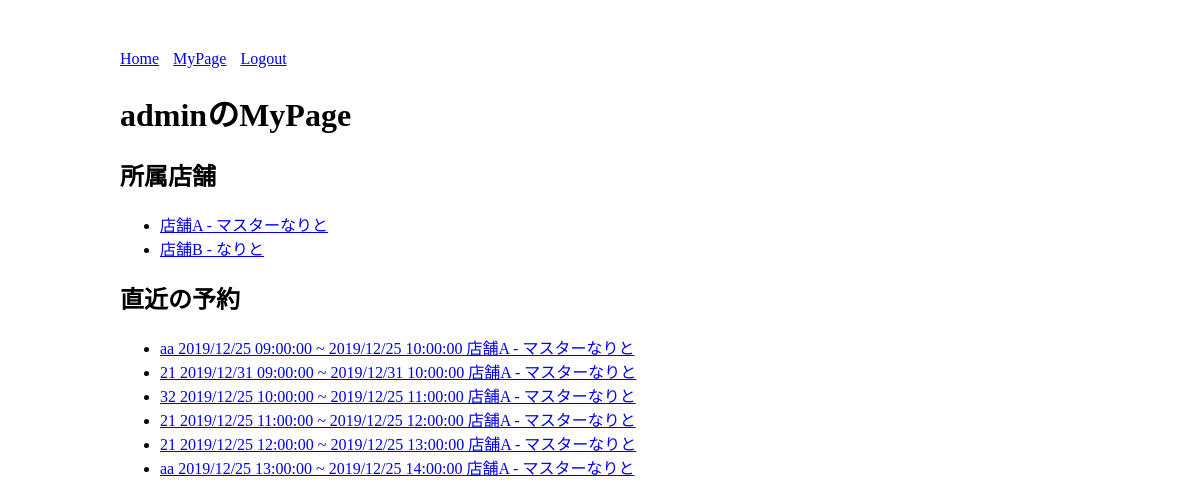
Before: /mypage/1/ (signed in) with the older database file.
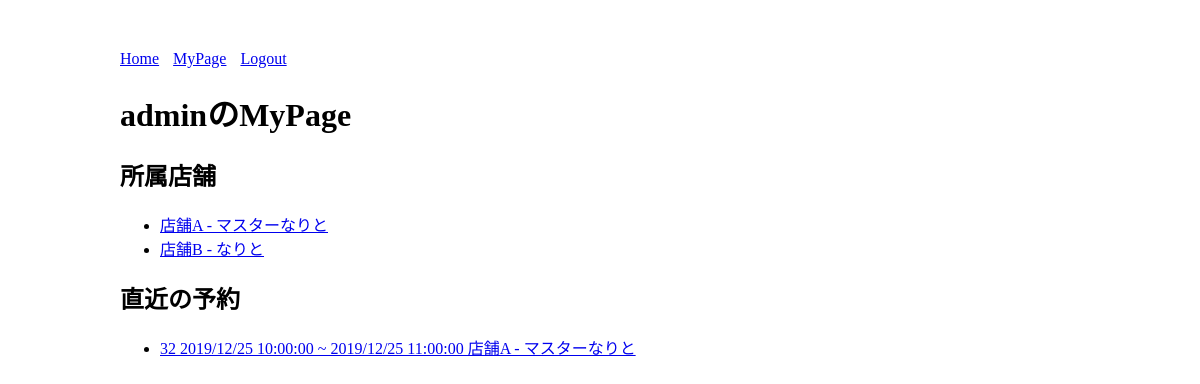
After: the same page with the newer database file.
### booking/models.py (models this page shows, shortened)
class Staff(models.Model):
    name = models.CharField('表示名', max_length=50)
    user = models.ForeignKey(
        settings.AUTH_USER_MODEL, verbose_name='ログインユーザー', on_delete=models.CASCADE
    )
    store = models.ForeignKey(Store, verbose_name='店舗', on_delete=models.CASCADE)
    class Meta:
        constraints = [
            models.UniqueConstraint(fields=['user', 'store'], name='unique_staff'),
        ]
    def __str__(self):
        return f'{self.store.name} - {self.name}'

class Store(models.Model):
    name = models.CharField('店名', max_length=255)

class Schedule(models.Model):
    start = models.DateTimeField('開始時間')
    end = models.DateTimeField('終了時間')
    name = models.CharField('予約者名', max_length=255)
    staff = models.ForeignKey('Staff', verbose_name='施術者', on_delete=models.CASCADE)
    def __str__(self):
        start = timezone.localtime(self.start).strftime('%Y/%m/%d %H:%M:%S')
        end = timezone.localtime(self.end).strftime('%Y/%m/%d %H:%M:%S')
        return f'{self.name} {start} ~ {end} {self.staff}'

### booking/views.py (the view)
# urls.py: path('mypage/<int:pk>/', views.MyPageWithPk.as_view(), name='my_page_with_pk'),
class MyPageWithPk(OnlyUserMixin, generic.TemplateView):
    template_name = 'booking/my_page.html'
    def get_context_data(self, **kwargs):
        context = super().get_context_data(**kwargs)
        context['staff_list'] = Staff.objects.filter(user__pk=self.kwargs['pk'])
        context['schedule_list'] = Schedule.objects.filter(staff__user__pk=self.kwargs['pk'])
        return context

### booking/views.py (called while the page is built)
    def test_func(self):
        return self.kwargs['pk'] == self.request.user.pk or self.request.user.is_superuser

### booking/templates/booking/my_page.html
{% extends 'booking/base.html' %}
{% block content %}
    <h1>{{ user.username }}のMyPage</h1>
    <h2>所属店舗</h2>
    <ul>
        {% for staff in staff_list %}
            <li><a href="{% url 'booking:my_page_calendar' staff.pk %}">{{ staff }}</a></li>
        {% empty %}
            <li>まだ店舗がありません。</li>
        {% endfor %}
    </ul>
    <h2>直近の予約</h2>
    <ul>
        {% for schedule in schedule_list %}
            <li><a href="{% url 'booking:my_page_schedule' schedule.pk %}">{{ schedule }}</a></li>
        {% empty %}
            <li>予約はありません。</li>
        {% endfor %}
    </ul>
{% endblock %}

### booking/templates/booking/base.html (shortened to what this page needs)
<!DOCTYPE html>
<html lang="ja">
<head>
</head>
<body>
<nav>
    <a href="{% url 'booking:store_list' %}">Home</a>
    {% if user.is_authenticated %}
        <a href="{% url 'booking:my_page' %}">MyPage</a>
        <a href="{% url 'admin:logout' %}">Logout</a>
    {% else %}
        <a href="{% url 'booking:login' %}">Login</a>
    {% endif %}
</nav>
{% block content %}{% endblock %}
</body>
</html>

### booking/templates/booking/base.html (style rules this page uses)
body { width: 960px; margin: 0 auto; padding-top: 50px; }
nav > a { margin-right: 10px; }

Changed rows visible on the page:
removed Schedule: start+end+name "aa 2019/12/25 09:00:00 ~ 2019/12/25 10:00:00 店舗A - マスターなりと"
removed Schedule: start+end+name "21 2019/12/31 09:00:00 ~ 2019/12/31 10:00:00 店舗A - マスターなりと"
removed Schedule: start+end+name "21 2019/12/25 11:00:00 ~ 2019/12/25 12:00:00 店舗A - マスターなりと"
removed Schedule: start+end+name "21 2019/12/25 12:00:00 ~ 2019/12/25 13:00:00 店舗A - マスターなりと"
removed Schedule: start+end+name "aa 2019/12/25 13:00:00 ~ 2019/12/25 14:00:00 店舗A - マスターなりと"
